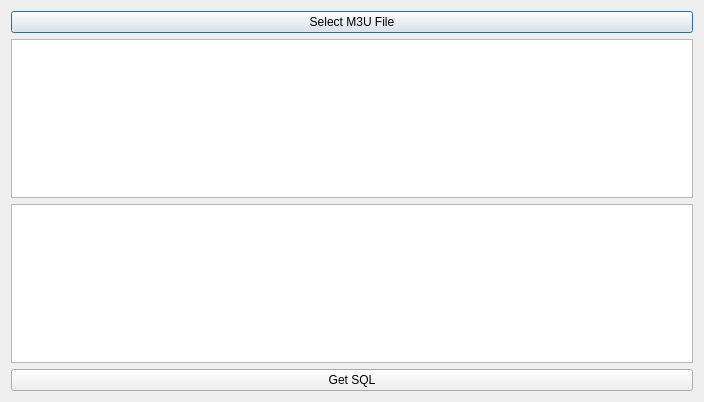
<?xml version="1.0" encoding="UTF-8"?>
<ui version="4.0">
 <class>Dialog</class>
 <widget class="QDialog" name="Dialog">
  <property name="geometry">
   <rect>
    <x>0</x>
    <y>0</y>
    <width>704</width>
    <height>402</height>
   </rect>
  </property>
  <property name="windowTitle">
   <string>Dialog</string>
  </property>
  <layout class="QGridLayout" name="gridLayout">
   <item row="0" column="0">
    <widget class="QPushButton" name="selectButton">
     <property name="text">
      <string>Select M3U File</string>
     </property>
    </widget>
   </item>
   <item row="1" column="0">
    <widget class="QPlainTextEdit" name="m3uText"/>
   </item>
   <item row="2" column="0">
    <widget class="QPlainTextEdit" name="sqlText"/>
   </item>
   <item row="3" column="0">
    <widget class="QPushButton" name="sqlButton">
     <property name="text">
      <string>Get SQL</string>
     </property>
    </widget>
   </item>
  </layout>
 </widget>
 <resources/>
 <connections/>
</ui>
